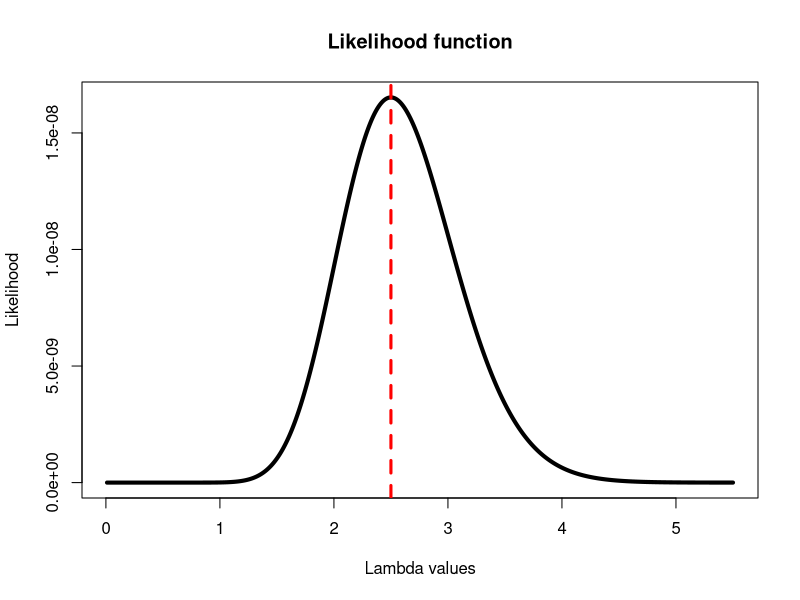
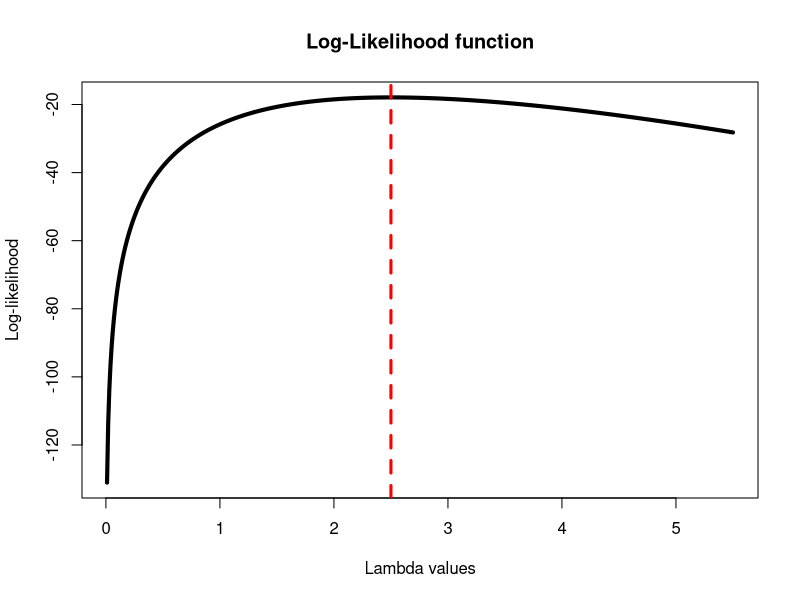

The R script that drew these images, in order:
## ---- chunk 1
llfun <- function(pi,n,observation){
  choose(n,observation)*(pi^observation)*(1-pi)^(n-observation)
}
## ---- chunk 2
loglik <- function(pi,n,observation){
  log(choose(n,observation))+(observation*log(pi))+(n-observation)*log(1-pi)
}
## ---- chunk 3
likelihood <-function(lambda, x) {
pdf_xi =vector(length =length(x))

for(i in 1:length(x)){
  pdf_xi[i] = ((lambda^x[i])*(exp(-lambda)))/factorial(x[i])
  }
prod(pdf_xi)
}
x =c(3, 3, 2, 4, 3, 1, 0, 3, 5, 1)
lambdas <-seq(0.01, 5.5, by=0.01)
likelihoods <-sapply(lambdas,likelihood,x = x)
plot(lambdas, likelihoods, type = "l", lwd=4, 
     xlab = "Lambda values", 
     ylab = "Likelihood",
     main ="Likelihood function")
abline(v = lambdas[which(likelihoods== max(likelihoods))], 
       col="red", lwd=3, lty=2)
## ---- chunk 4
log_likelihood <-function(lambda, x) {
  log(likelihood(lambda, x))
  }
#Using x and lambdas defined above
log_likelihoods <-sapply(lambdas,log_likelihood,x = x)
plot(lambdas, log_likelihoods, type = "l", lwd=4, 
     xlab = "Lambda values", ylab = "Log-likelihood",
     main ="Log-Likelihood function")
abline(v = lambdas[which(likelihoods== max(likelihoods))], col="red", lwd=3, lty=2)
